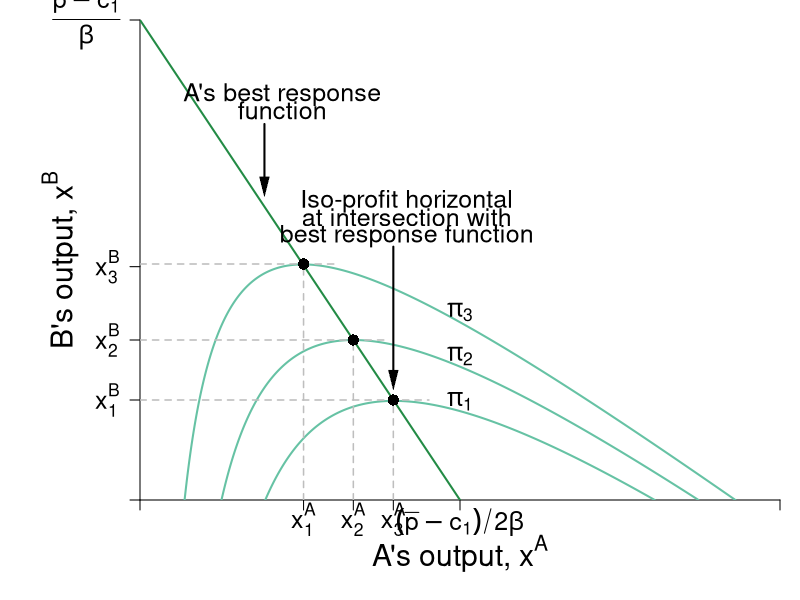

Recreate this plot in R.
require(shape)
pdf(file = "competitionmarkets/cournot_brf_isoA.pdf", width = 9, height = 7)

#Set parameters for graphics

pointsize <- 1.8
axislabelsize <- 1.8
labelsize <- 1.5
namesize <- 1.8
annotatesize <- 1.5
graphlinewidth <- 2
segmentlinewidth <- 1.5

COL <- c("#7fc97f", "#beaed4", "#fdc086", "#ffff99", "#386cb0", "#f0027f", "#bf5b17", "#666666")
COLA <- c("#99d8c9","#66c2a4","#41ae76", "#238b45", "#005824")
COLB <- c("#4eb3d3", "#2b8cbe", "#0868ac","#084081")

par(mar =  c(5, 7, 1, 1))

piA <- function(xa, xb, s = 0.5, pmax = 20, c1 = 2) {
  (pmax - s*xb)*xa - s*(xa)^2 - c1*xa
}

piB <- function(xa, xb, s = 0.5, pmax = 20, c1 = 2) {
  (pmax - s*xa)*xb - s*(xb)^2 - c1*xb
}

brfB <- function(xa, s = 0.5, pmax = 20, c1 = 2) {
  (pmax - c1)/(2*s) - (1/2)*xa
}

brfA <- function(xa, s = 0.5, pmax = 20, c1 = 2) {
  (pmax - c1)/s - 2*xa
}

xlims <- c(0, 36)
ylims <- c(0, 36)

npts <- 501 
x <- seq(xlims[1], xlims[2], length.out = npts)
y <- seq(ylims[1], ylims[2], length.out = npts) 
a <- c(42, 72, 102)
b <- c(72, 81, 90)


plot(0, 0, xlim = xlims, ylim = ylims, type = "n",
     xlab = expression(paste("")),
     ylab = expression(paste("")), 
     xaxt = "n", 
     yaxt = "n", 
     cex.lab = axislabelsize, 
     bty = "n",
     xaxs = "i", 
     yaxs = "i")

ticksy <- c(0, 7.5, 12, 17.5, ylims[2])
ylabels <- c(NA, expression(paste(x[1]^B)), expression(paste(x[2]^B)), expression(paste(x[3]^B)), expression(paste(frac(bar(p) - c[1],beta))))
ticksx <- c(0, 9.2, 12, 14.25, 18, xlims[2])
xlabels <- c(NA, expression(paste(x[1]^A)), expression(paste(x[2]^A)), expression(paste(x[3]^A)), expression(paste((bar(p) - c[1])/2*beta)), NA)


axis(1, at = ticksx, pos = 0, labels = xlabels, cex.axis = labelsize)
axis(2, at = ticksy, pos = 0, labels = ylabels, las = 1, cex.axis = labelsize)

npts <- 500 
xx1 <- seq(xlims[1], xlims[2], length.out = npts)

lines(xx1, brfA(xx1, s = 0.5, pmax = 20, c1 = 2), col = COLA[4], lwd = graphlinewidth)

contour(x, y, 
        outer(x, y, piA),
        drawlabels = FALSE,
        col = COLA[2],
        lwd = graphlinewidth,
        levels = a, 
        xaxs = "i", 
        yaxs = "i", 
        add = TRUE) 

text(0.5*xlims[2], -4, expression(paste("A's output, ", x^A)), xpd = TRUE, cex = axislabelsize) 
text(-4.5, 0.5*ylims[2], expression(paste("B's output, ", x^B)), xpd = TRUE, cex = axislabelsize, srt = 90) 


segments(0, 12, 14, 12, lty = 2, col = "gray" , lwd = segmentlinewidth)
segments(12, 0, 12, 12, lty = 2, col = "gray" , lwd = segmentlinewidth)
points(12, 12, pch = 16, col = "black", cex = 1.5)
segments(0, 7.5, 16.25, 7.5, lty = 2, col = "gray" , lwd = segmentlinewidth)
segments(14.25, 0, 14.25, 7.5, lty = 2, col = "gray" , lwd = segmentlinewidth)
points(14.25, 7.5, pch = 16, col = "black", cex = 1.5)
segments(0, 17.7, 11.2, 17.7, lty = 2, col = "gray" , lwd = segmentlinewidth)
segments(9.2, 0, 9.2, 17.7, lty = 2, col = "gray" , lwd = segmentlinewidth)
points(9.2, 17.7, pch = 16, col = "black", cex = 1.5)

text(15, 22.4, expression(paste("Iso-profit horizontal")), cex = annotatesize)
text(15, 21.2, expression(paste("at intersection with")), cex = annotatesize)
text(15, 19.8, expression(paste("best response function")), cex = annotatesize)
Arrows(14.25, 19, 14.25, 9, col = "black", lty = 1, lwd = 2, arr.type = "triangle", arr.lwd = 0.5)

#A's brf
text(8, 30.4, expression(paste("A's best response")), cex = annotatesize)
text(8, 29.2, expression(paste("function")), cex = annotatesize)
Arrows(7, 28.2, 7, 23.5, col = "black", lty = 1, lwd = 2, arr.type = "triangle", arr.lwd = 0.5)

#labels for the isoprofits
text(18, 7.4, expression(paste(pi[1])), cex = annotatesize)
text(18, 10.8, expression(paste(pi[2])), cex = annotatesize)
text(18, 14.1, expression(paste(pi[3])), cex = annotatesize)



dev.off()
